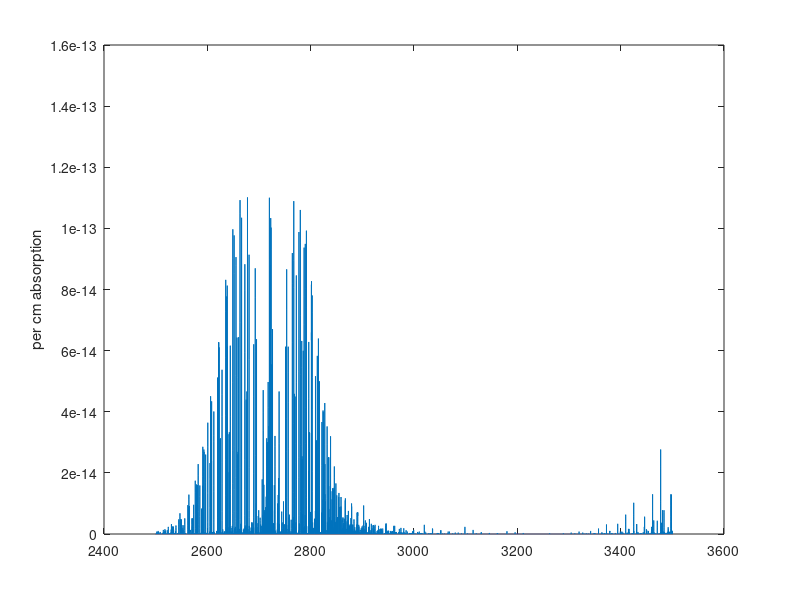

Write MATLAB code to recreate this figure.
% D2O Lines construct spectrum script

load('01_hit08.mat');
hitran_s = s;
x = 2500:0.01:3500;
linesvals = find((hitran_s.iso == 4) & (hitran_s.int > 0) & (hitran_s.wnum >= min(x)) & (hitran_s.wnum <= max(x)));


c = 299792458; %m/s
kB = 1.3806488e-23; %J/K=Nm/K=kg m^2/s^2/K
T = 300; % kelvin
n = 1;%1*10^11; % mlc/cc
conc = 1;
pressure = n*100^3*kB*T; % torr
atm_press = 760; % torr
L = 1000; % cm

% line strengths are in cm^-2/atm
n_0 = 2.6867805e19;     % Loschmidt mlc/cm^3 for 293.15 Kelvin
%strength = strength./n_0;   %now in cm/mlc
OneAtm = 101325; % Pa

wavenumber = hitran_s.wnum(linesvals);
linestrength = hitran_s.int(linesvals)/0.000310693000;
strength = linestrength*n_0;
%linestrength = strength./n_0;   %now in cm/mlc
S = linestrength*n_0*273.15/T;
single_pass = S*conc*pressure/atm_press*L;
% S = (strength*OneAtm/100^2)*kB*T*100; % assuming strength is cm^-2/atm, S is in cm/molecule
% single_pass = S*n;

broad_Hz = 0.5e9; % Hz
broad_wave = broad_Hz/(c*100); % wavenumbers

A = zeros(size(x));
crossSection = zeros(size(x));
for i = 1:numel(wavenumber)
    peak_value = single_pass(i)*sqrt(log(2)/pi)/broad_wave; % From voigt script
    A = A + peak_value.*exp(-(x - wavenumber(i)).^2*log(2)/broad_wave.^2);
    crossSection = crossSection+...
        linestrength(i)*sqrt(log(2)/pi)/broad_wave.*... % now in cm^2/molecule
        exp(-(x - wavenumber(i)).^2*log(2)/broad_wave.^2);
end

figure;plot(x,1-exp(-A));
ylabel('per cm absorption');